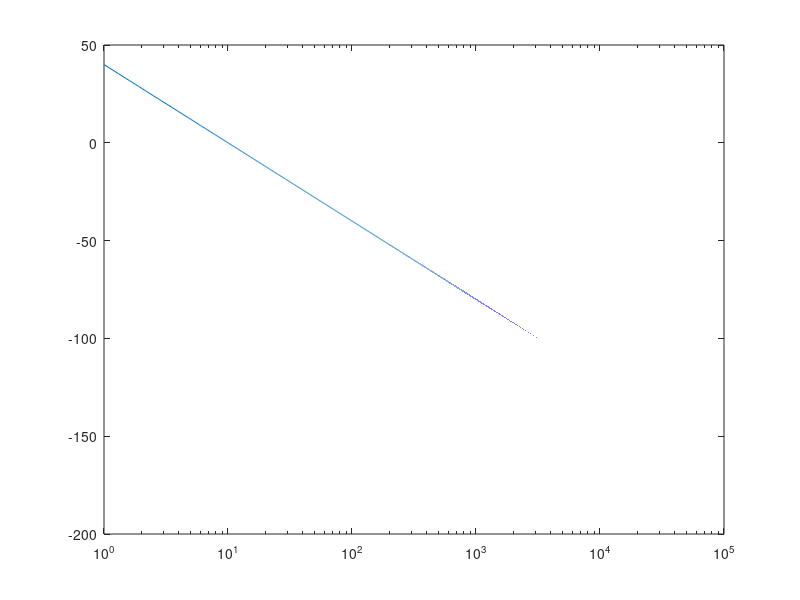

This figure's MATLAB source:
clc;
clear all;
close all;

f = 900e6;
R = -1;
Pt = 1; % Transmitted power in mW
ht = 50; % height of tx antenna (m)
hr = 2; % height of rx antenna (m)
d = 1:0.1:10^5;
L = 1;
Gt =1;
Gr= 1;

% Two ray ground reflection model
d_los = sqrt((ht-hr)^2+d.^2);
d_ref = sqrt((ht+hr)^2+d.^2);

% Received power
Pr = Pt*Gt*Gr*((ht^2*hr^2)./(d.^4));
Pr_norm = Pr/Pr(1);

semilogx(d,10*log10(Pr));
